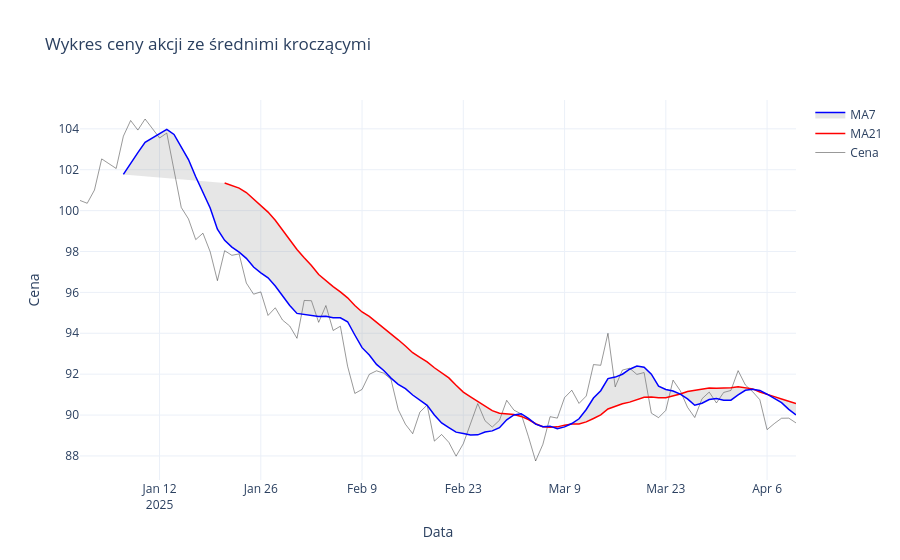

The notebook cell saved with this chart:
### Markdown cell above
Zadanie 10

Utwórz wykres ceny akcji w czasie z:
- Główną linią ceny
- Średnią kroczącą 7-dniową (MA7)
- Średnią kroczącą 21-dniową (MA21)
- Zacienionym obszarem między MA7 a MA21

Dane:

```
import numpy as np
import pandas as pd
np.random.seed(42)
dates = pd.date_range('2025-01-01', periods=100)
price = 100 + np.cumsum(np.random.randn(100))
df = pd.DataFrame({'date': dates, 'price': price})
```

### Code cell
import numpy as np
import pandas as pd
import plotly.graph_objects as go

# Przygotowanie danych
np.random.seed(42)
dates = pd.date_range('2025-01-01', periods=100)
price = 100 + np.cumsum(np.random.randn(100))
df = pd.DataFrame({'date': dates, 'price': price})

# Obliczanie średnich kroczących
df['MA7'] = df['price'].rolling(window=7).mean()
df['MA21'] = df['price'].rolling(window=21).mean()

# Tworzenie wykresu
fig = go.Figure()

# Główna linia ceny
fig.add_trace(go.Scatter(x=df['date'], y=df['price'], name='Cena', 
                         line=dict(color='black', width=1), opacity=0.4))

# MA21 (dolna lub górna granica obszaru)
fig.add_trace(go.Scatter(x=df['date'], y=df['MA21'], name='MA21', 
                         line=dict(color='red', width=1.5)))

# MA7 z wypełnieniem do MA21
fig.add_trace(go.Scatter(x=df['date'], y=df['MA7'], name='MA7', 
                         line=dict(color='blue', width=1.5),
                         fill='tonexty', fillcolor='rgba(128, 128, 128, 0.2)'))

# Formatowanie
fig.update_layout(
    title='Wykres ceny akcji ze średnimi kroczącymi',
    xaxis_title='Data',
    yaxis_title='Cena',
    hovermode='x unified',
    template='plotly_white'
)

fig.show()
